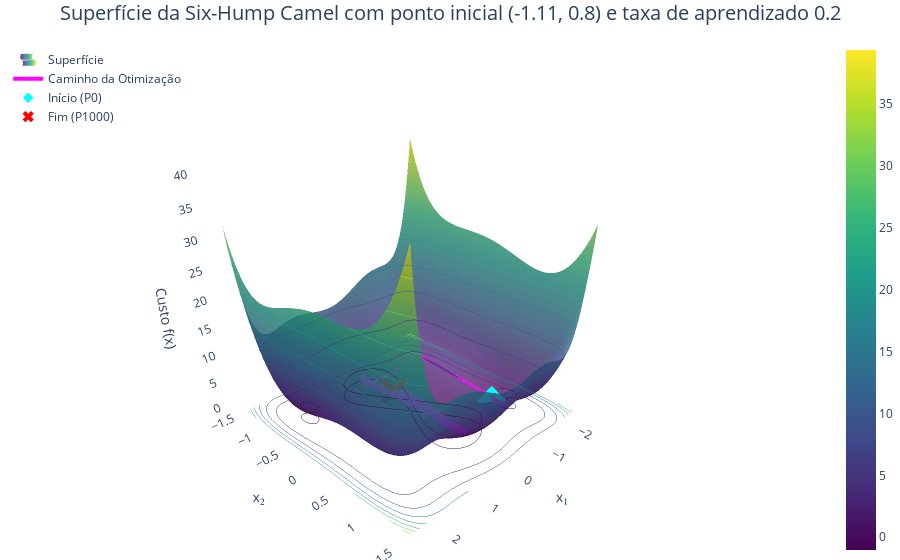

Here is the notebook cell this chart was saved with:
### Code cell
learning_rate = learning_rates[2]
surface_title = f"Superfície da Six-Hump Camel com ponto inicial {initial_point} e taxa de aprendizado {learning_rate}"
x_values, _, _ = dict_of_results[initial_point][learning_rate]

plot_six_hump_camel(six_hump_camel, x_values, title=surface_title)

### Figure 1 — Plotly figure (JSON) as saved in the notebook; plotly's stock layout.template omitted (floating-point values rounded to 4 significant figures; data arrays with more than 128 entries replaced by an {"elided": "..."} marker saying what was removed)
{"data": [{"colorscale": [[0, "#440154"], [0.1111, "#482878"], [0.2222, "#3e4989"], [0.3333, "#31688e"], [0.4444, "#26828e"], [0.5556, "#1f9e89"], [0.6667, "#35b779"], [0.7778, "#6ece58"], [0.8889, "#b5de2b"], [1, "#fde725"]], "contours": {"z": {"highlightcolor": "limegreen", "project": {"z": true}, "show": true, "usecolormap": true}}, "name": "Superfície", "opacity": 0.8, "showlegend": true, "type": "surface", "x": {"elided": "100x100 float values"}, "y": {"elided": "100x100 float values"}, "z": {"elided": "100x100 float values"}}, {"line": {"color": "magenta", "width": 4}, "mode": "lines", "name": "Caminho da Otimização", "type": "scatter3d", "x": {"elided": "1001 float values"}, "y": {"elided": "1001 float values"}, "z": {"elided": "1001 float values"}}, {"marker": {"color": "cyan", "size": 8, "symbol": "diamond"}, "mode": "markers", "name": "Início (P0)", "type": "scatter3d", "x": [-1.11], "y": [0.8], "z": [0.5543]}, {"marker": {"color": "red", "size": 10, "symbol": "x"}, "mode": "markers", "name": "Fim (P1000)", "type": "scatter3d", "x": [-0.03055], "y": [-0.3272], "z": [-0.3687]}], "layout": {"legend": {"x": 0.01, "y": 0.99}, "margin": {"b": 0, "l": 0, "r": 0, "t": 40}, "scene": {"camera": {"eye": {"x": 1.5, "y": 1.5, "z": 1}}, "xaxis": {"backgroundcolor": "rgba(0, 0, 0,0)", "title": {"text": "x₁"}}, "yaxis": {"backgroundcolor": "rgba(0, 0, 0,0)", "title": {"text": "x₂"}}, "zaxis": {"backgroundcolor": "rgba(0, 0, 0,0)", "title": {"text": "Custo f(x)"}}}, "title": {"font": {"size": 20}, "text": "Superfície da Six-Hump Camel com ponto inicial (-1.11, 0.8) e taxa de aprendizado 0.2", "x": 0.5}}}
